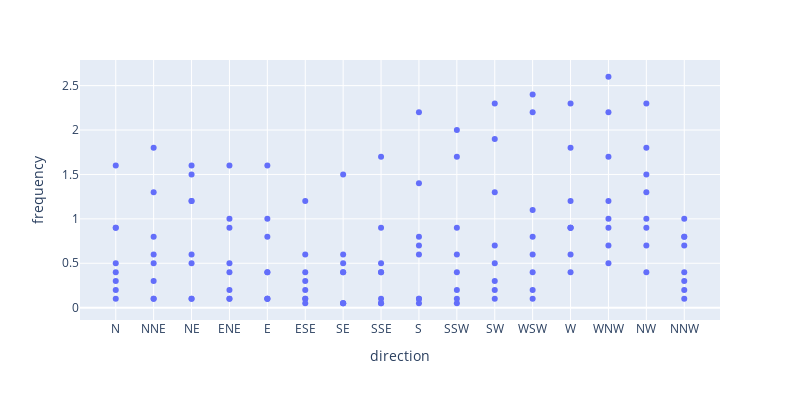

Notebook code cell kept with this figure:
### Markdown cell above
### Changing Height, Width, & Margins with Plotly Express

### Code cell
import plotly.express as px

df = px.data.wind()
fig = px.scatter(df, x="direction", y="frequency",
                 width=800, height=400)

fig.show()

### Figure 1 — Plotly figure (JSON) as saved in the notebook; plotly's stock layout.template omitted (floating-point values rounded to 4 significant figures)
{"data": [{"hovertemplate": "direction=%{x}<br>frequency=%{y}<extra></extra>", "legendgroup": "", "marker": {"color": "#636efa", "symbol": "circle"}, "mode": "markers", "name": "", "orientation": "v", "showlegend": false, "type": "scatter", "x": ["N", "NNE", "NE", "ENE", "E", "ESE", "SE", "SSE", "S", "SSW", "SW", "WSW", "W", "WNW", "NW", "NNW", "N", "NNE", "NE", "ENE", "E", "ESE", "SE", "SSE", "S", "SSW", "SW", "WSW", "W", "WNW", "NW", "NNW", "N", "NNE", "NE", "ENE", "E", "ESE", "SE", "SSE", "S", "SSW", "SW", "WSW", "W", "WNW", "NW", "NNW", "N", "NNE", "NE", "ENE", "E", "ESE", "SE", "SSE", "S", "SSW", "SW", "WSW", "W", "WNW", "NW", "NNW", "N", "NNE", "NE", "ENE", "E", "ESE", "SE", "SSE", "S", "SSW", "SW", "WSW", "W", "WNW", "NW", "NNW", "N", "NNE", "NE", "ENE", "E", "ESE", "SE", "SSE", "S", "SSW", "SW", "WSW", "W", "WNW", "NW", "NNW", "N", "NNE", "NE", "ENE", "E", "ESE", "SE", "SSE", "S", "SSW", "SW", "WSW", "W", "WNW", "NW", "NNW", "N", "NNE", "NE", "ENE", "E", "ESE", "SE", "SSE", "S", "SSW", "SW", "WSW", "W", "WNW", "NW", "NNW"], "xaxis": "x", "y": [0.5, 0.6, 0.5, 0.4, 0.4, 0.3, 0.4, 0.4, 0.6, 0.4, 0.5, 0.6, 0.6, 0.5, 0.4, 0.1, 1.6, 1.8, 1.5, 1.6, 1.6, 1.2, 1.5, 1.7, 2.2, 2, 2.3, 2.4, 2.3, 2.6, 2.3, 0.8, 0.9, 1.3, 1.6, 0.9, 1, 0.6, 0.6, 0.9, 1.4, 1.7, 1.9, 2.2, 1.8, 1.7, 1.8, 0.8, 0.9, 0.8, 1.2, 1, 0.8, 0.4, 0.5, 0.5, 0.8, 0.9, 1.3, 1.1, 1.2, 1.2, 1.3, 1, 0.4, 0.5, 1.2, 0.5, 0.4, 0.2, 0.4, 0.4, 0.7, 0.6, 0.7, 0.8, 0.9, 1, 1, 0.7, 0.3, 0.3, 0.6, 0.2, 0.1, 0.1, 0.05, 0.1, 0.1, 0.2, 0.3, 0.4, 0.9, 0.9, 0.9, 0.3, 0.2, 0.1, 0.1, 0.1, 0.1, 0.1, 0.05, 0.05, 0.1, 0.05, 0.2, 0.2, 0.4, 0.7, 0.7, 0.4, 0.1, 0.1, 0.1, 0.1, 0.1, 0.05, 0.05, 0.05, 0.05, 0.1, 0.1, 0.1, 0.9, 2.2, 1.5, 0.2], "yaxis": "y"}], "layout": {"height": 400, "legend": {"tracegroupgap": 0}, "margin": {"t": 60}, "width": 800, "xaxis": {"anchor": "y", "domain": [0, 1], "title": {"text": "direction"}}, "yaxis": {"anchor": "x", "domain": [0, 1], "title": {"text": "frequency"}}}}
